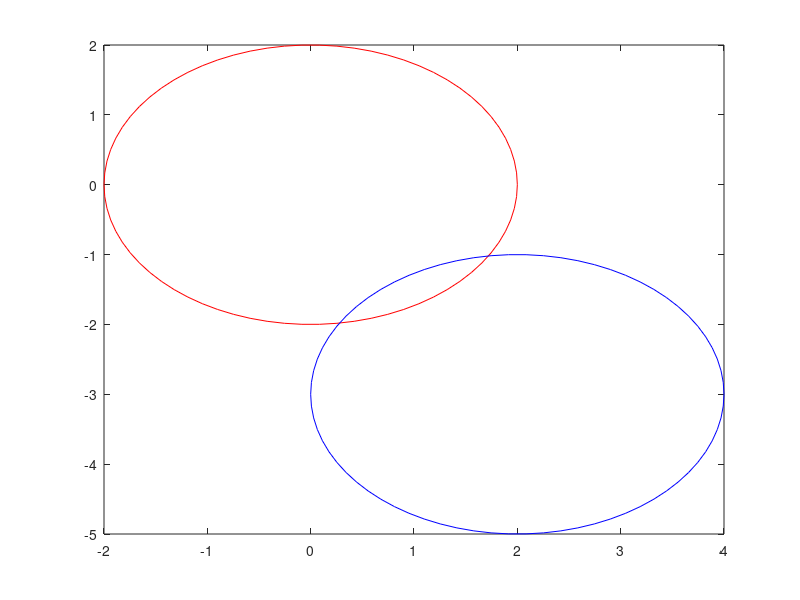

The MATLAB source for this figure:
function test2_soln
th = linspace(0, 2*pi, 75);
r = 2;
x = r*cos(th);
y = r*sin(th);
plot(x, y, 'r');
hold on
plot(x + 2, y - 3, 'b');
end